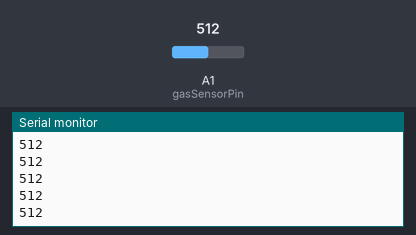
Bench run of a sketch on a simulated Arduino Uno, built with avr-gcc and run on an emulated ATmega328P. On the bench: the last lines printed to the serial monitor. The inputs (shaded band) are chosen by the test bench; at power-on: A1 (gasSensorPin) = 512.

Above: at 1.2 s.
1.3 s: A1 (gasSensorPin) set to 390
At 2.2 s:
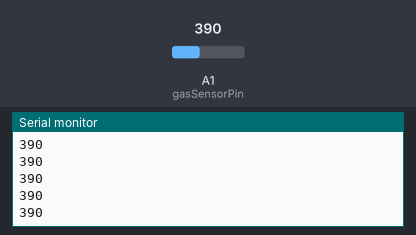
2.8 s: A1 (gasSensorPin) set to 410
At 3.9 s:
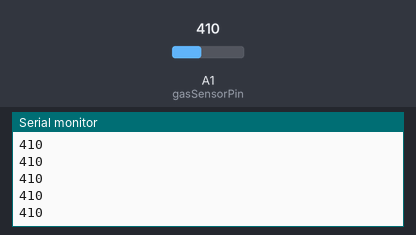
Timing chart, 0 to 5.8 s (numbered marks = the images above; inputs shaded):
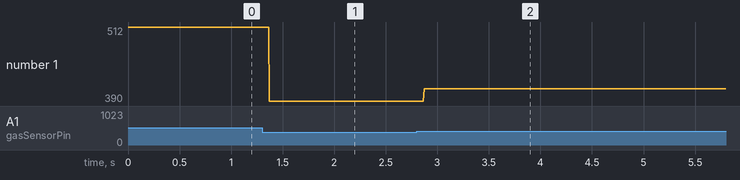

Measured:
- after the input at 1.3 s, the serial monitor: prints a new line after 0.07 s (image 1)
- after the input at 2.8 s, the serial monitor: prints a new line after 0.07 s (image 2)
- plotted number 1: 512 → 390 after the input at 1.3 s, 390 → 410 after the input at 2.8 s

The sketch:

exercice_2.ino
```cpp
const int gasSensorPin = A1;                // Pin du capteur (A pour un pin analogique)
const int motorPin = 1;                     // Pin du ventilateur

int gasSensorVal = 0;                       // D'eclaration de la valeur du capteur de gaz

void setup() {
 Serial.begin(9600);                        // D'emmarage de l'interface d'affichade avec un baudrate de 9600
}

void loop() {
  gasSensorVal = analogRead(gasSensorPin);  // On lit la valeur du capteur de gaz
  Serial.println(gasSensorVal);             // On l'affiche sur la sortie
  // Si la présence de gaz dépasse un certain seuil alors on démarre le ventilateur
  if(gasSensorVal > 400) {
    // la vitesse est le second paramètre, est doit etre compris entre 0 et 255
    analogWrite(motorPin, 255);             // On demarre le moteur vittesse maximale
  }
  else {
    // plus de gaz dans l'air
    analogWrite(motorPin, 0);               // On eteint le ventilateur
  }
}
```
